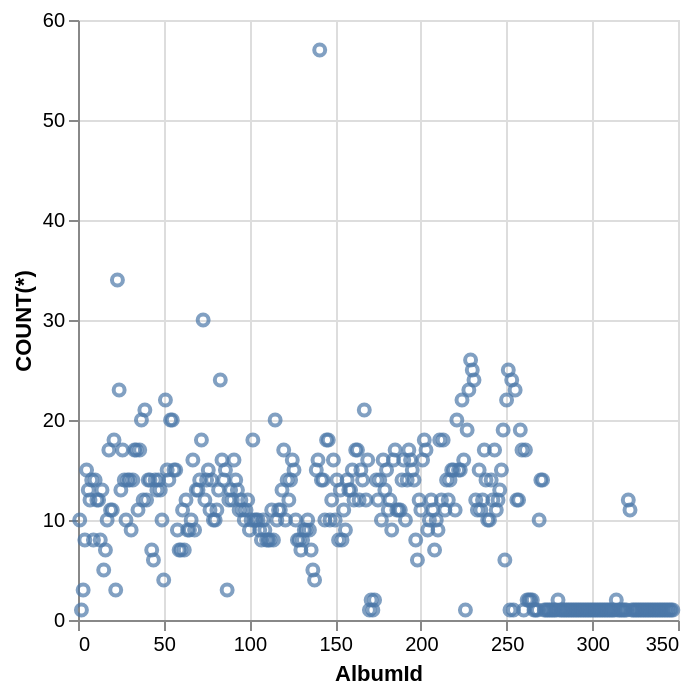

The Vega-Lite source for this figure:
### Vega-Lite specification from a JSON file in a GitHub repository (floating-point values rounded to 4 significant figures; data arrays with more than 128 entries replaced by an {"elided": "..."} marker saying what was removed)
{"data": {"values": {"elided": "347 records"}}, "mark": "point", "encoding": {"x": {"field": "x_data", "type": "quantitative", "title": "AlbumId"}, "y": {"field": "y_data", "type": "quantitative", "title": "COUNT(*)"}}}
